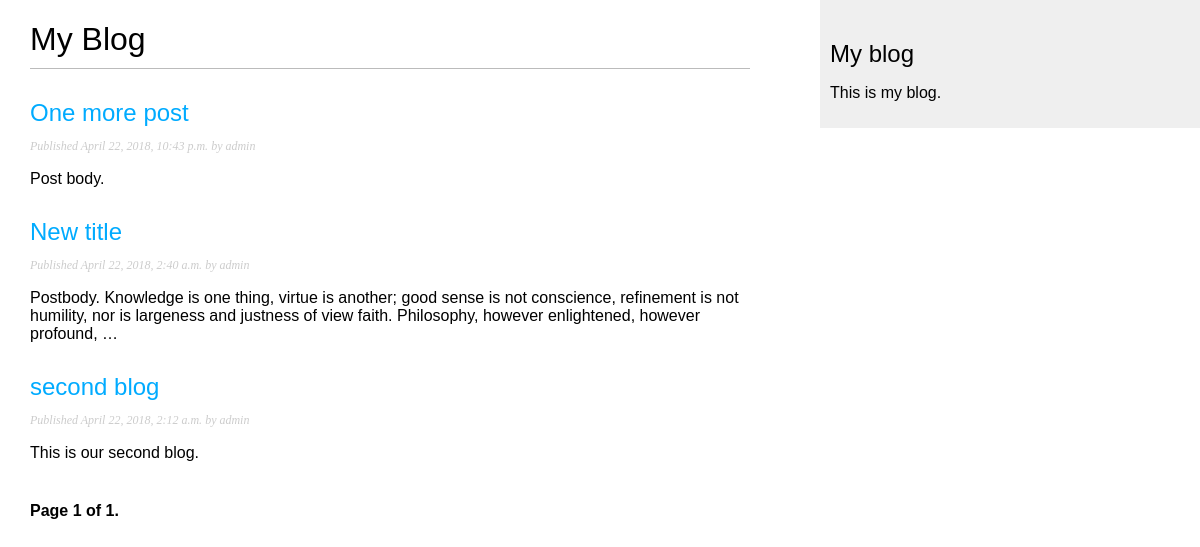
Screenshot of /blog/ with the database file from the repository.
### blog/models.py (models this page shows, shortened)
class Post(models.Model):
    objects = models.Manager()
    published = PublishedManager()
    STATUS_CHOICES = (
        ('draft', 'Draft'),
        ('published', 'Published'),
    )
    title = models.CharField(max_length=250)
    slug = models.SlugField(max_length=250,
                            unique_for_date='publish')
    author = models.ForeignKey(User,
                                related_name='blog_posts')
    body = models.TextField()
    publish = models.DateTimeField(default=timezone.now)
    created = models.DateTimeField(auto_now_add=True)
    updated = models.DateTimeField(auto_now=True)
    status = models.CharField(max_length=10,
                                    choices=STATUS_CHOICES,
                                    default='draft')
    class Meta:
        ordering = ('-publish',)
    def get_absolute_url(self):
        return reverse('blog:post_detail',
                    args=[self.publish.year,
                        self.publish.strftime('%m'),
                        self.publish.strftime('%d'),
                        self.slug])

### blog/views.py (the view)
def post_list(request):
    object_list = Post.published.all()
    paginator = Paginator(object_list, 3)
    page = request.GET.get('page')
    try:
        posts = paginator.page(page)
    except  PageNotAnInteger:
        posts = paginator.page(1)
    except EmptyPage:
        posts = paginator.page(paginator.num_pages)
    return render(request,
                'blog/post/list.html',
                {'page':page,
                'posts': posts})

### blog/models.py (called while the page is built)
    def get_queryset(self):
        return super(PublishedManager,
                        self).get_queryset().filter(status='published')

### blog/templates/blog/post/list.html (shortened to what this page needs)
{% extends "blog/base.html" %}
{% block content %}
    <h1>My Blog</h1>
    {% for post in posts %}
        <h2>
            <a href="{{ post.get_absolute_url }}">
                {{ post.title }}
            </a>
        </h2>
        <p class="date">
            Published {{ post.publish }} by {{ post.author }}
        </P>
        {{ post.body|truncatewords:30|linebreaks }}
    {% endfor %}
    {% include "pagination.html" with page=posts %}
{% endblock %}

### blog/templates/blog/base.html (shortened to what this page needs)
{% load staticfiles %}
<!DOCTYPE html>
<html>
<head>
    <link href="{%  static "css/blog.css" %}" rel="stylesheet">
</head>
<body>
    <div id="content">
        {% block content %}
        {% endblock %}
    </div>
    <div id="sidebar">
        <h2>My blog</h2>
            <p>This is my blog.</p>
    </div>
</body>
</html>

### blog/templates/pagination.html (shortened to what this page needs)
<div class="pagination">
    <span class="step-links">
    <span class="current">
        Page {{ page.number }} of {{ page.paginator.num_pages }}.
    </span>
    </span>
</div>

### blog/static/css/blog.css (style rules this page uses)
body { margin:0; padding:0; font-family:helvetica, sans-serif; }
a { color:#00abff; text-decoration:none; }
h1 { font-weight:normal; border-bottom:1px solid #bbb; padding:0 0 10px 0; }
h2 { font-weight:normal; margin:30px 0 0; }
#content { float:left; width:60%; padding:0 0 0 30px; }
#sidebar { float:right; width:30%; padding:10px; background:#efefef; height:100%; }
p.date { color:#ccc; font-family: georgia, serif; font-size: 12px; font-style: italic; }
.pagination { margin:40px 0; font-weight:bold; }

### rows the page displays
Post: title "One more post", publish "April 22, 2018, 10:43 p.m.", author "admin", body "Post body."
Post: title "New title", publish "April 22, 2018, 2:40 a.m.", author "admin", body "Postbody. Knowledge is one thing, virtue is another; good sense is not conscience, refinement is not humility, nor is largeness and justness of view faith. Philosophy, however enlightened, however profound, …"
Post: title "second blog", publish "April 22, 2018, 2:12 a.m.", author "admin", body "This is our second blog."

### other values shown
{{ page.number }} "1"
{{ page.paginator.num_pages }} "1"
